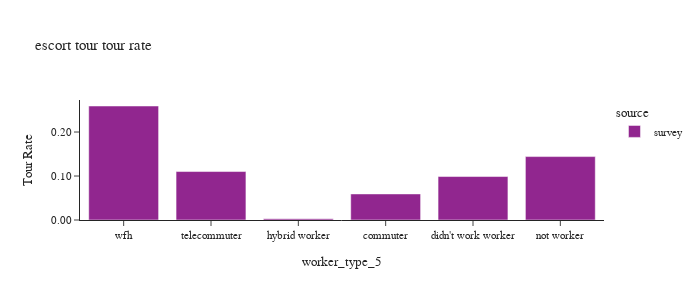

Notebook code for this chart:
### Code cell
df_plot = calc_rates(survey_person_day,'estours')

plot_tour_rate(df_plot, 'estours', "escort tour tour rate")

### Figure 1 — Plotly figure (JSON) as saved in the notebook; plotly's stock layout.template omitted (floating-point values rounded to 4 significant figures)
{"data": [{"alignmentgroup": "True", "customdata": [[43850.0, 739800.0], [29020.0, 293700.0], [552.4, 189500.0], [226100.0, 1568000.0], [17510.0, 158900.0], [55140.0, 212700.0]], "hovertemplate": "source=survey<br>worker_type_5=%{x}<br>estours_rate=%{y}<br>estours_wt=%{customdata[0]}<br>pdexpfac_sum=%{customdata[1]}<extra></extra>", "legendgroup": "survey", "marker": {"color": "#91268F", "pattern": {"shape": ""}}, "name": "survey", "offsetgroup": "survey", "orientation": "v", "showlegend": true, "textposition": "auto", "type": "bar", "x": ["commuter", "didn't work worker", "hybrid worker", "not worker", "telecommuter", "wfh"], "xaxis": "x", "y": [0.05928, 0.09882, 0.002915, 0.1442, 0.1102, 0.2592], "yaxis": "y"}], "layout": {"barmode": "group", "font": {"size": 11}, "height": 300, "legend": {"title": {"text": "source"}, "tracegroupgap": 0}, "title": {"text": "escort tour tour rate"}, "width": 700, "xaxis": {"anchor": "y", "categoryarray": ["wfh", "telecommuter", "hybrid worker", "commuter", "didn't work worker"], "categoryorder": "array", "domain": [0.0, 1.0], "title": {"text": "worker_type_5"}}, "yaxis": {"anchor": "x", "domain": [0.0, 1.0], "tickformat": ".2f", "title": {"text": "Tour Rate"}}}}
